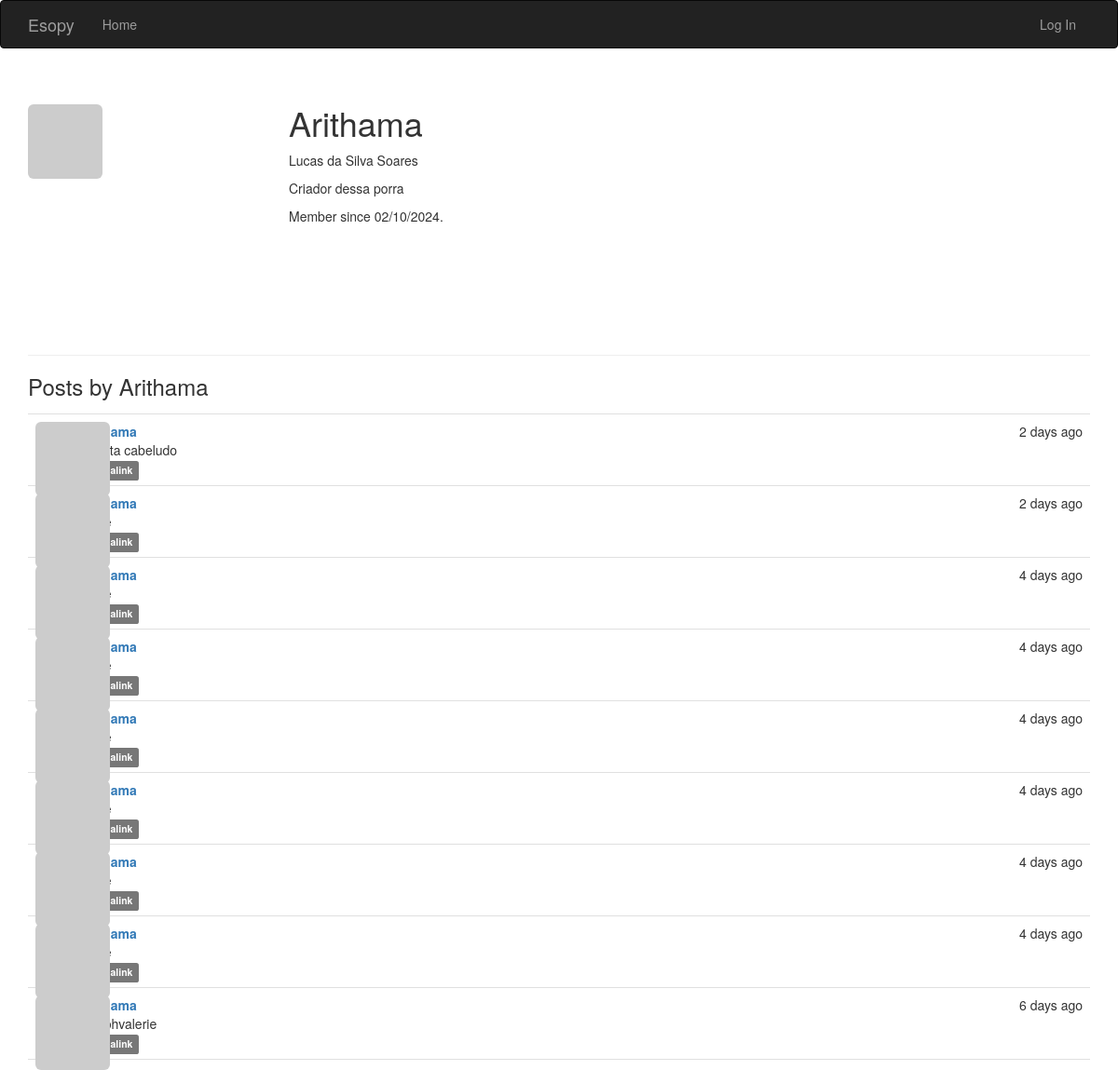
Screenshot of /user/Arithama with the database file from the repository.
### app/models.py (models this page shows, shortened)
class User(UserMixin, db.Model):
    __tablename__ = 'users'
    id = db.Column(db.Integer, primary_key=True)
    email = db.Column(db.String(64), unique=True, index=True)
    username = db.Column(db.String(64), unique=True, index=True)
    password_hash = db.Column(db.String(128))
    confirmed = db.Column(db.Boolean, default=False)
    is_admin = db.Column(db.Boolean, default=False)
    name = db.Column(db.String(64))
    about_me = db.Column(db.Text())
    member_since = db.Column(db.DateTime(), default=datetime.utcnow)
    avatar_hash = db.Column(db.String(32))
    posts = db.relationship('Post', backref='author', lazy='dynamic')
    @property
    def password(self):
        raise AttributeError('password is not a readable attribute')
    def gravatar(self, size=100):
        url = 'https://secure.gravatar.com/avatar'
        hash = hashlib.md5(self.email.lower().encode('utf-8')).hexdigest()
        return '{url}/{hash}?s={size}'.format(
            url=url, hash=hash, size=size)

class Post(db.Model):
    __tablename__ = 'posts'
    id = db.Column(db.Integer, primary_key=True)
    body = db.Column(db.Text)
    timestamp = db.Column(db.DateTime, index=True, default=datetime.utcnow)
    author_id = db.Column(db.Integer, db.ForeignKey('users.id'))
    title = db.Column(db.String(64))
    body_html = db.Column(db.Text)

### app/main/views.py (the view)
@main.route('/user/<username>')
def user(username):
    user = User.query.filter_by(username=username).first_or_404()
    posts = user.posts.order_by(Post.timestamp.desc()).all()
    return render_template('user.html', user=user, posts=posts)

### app/auth/views.py (called while the page is built)
@auth.before_app_request
def before_request():
    if current_user.is_authenticated \
    and not current_user.confirmed \
    and request.blueprint != 'auth' \
    and request.endpoint != 'static':
        return redirect(url_for('auth.unconfirmed'))

### app/templates/user.html (shortened to what this page needs)
{% extends "base.html" %}
{% block page_content %}
<div class="page-header">
    <img class="img-rounded profile-thumbnail" src="{{ user.gravatar(size=256) }}">
    <div class="profile-header">
        <h1>{{ user.username }}</h1>
        {% if user.name or user.location %}
        <p>
            {% if user.name %}{{ user.name }}{% endif %}
        </p>
        {% endif %}
        {% if user.about_me %}<p>{{ user.about_me }}</p>{% endif %}
        <p>Member since {{ moment(user.member_since).format('L') }}.</p>
    </div>
</div>
<h3>Posts by {{ user.username }}</h3>
{% include '_posts.html' %}
{% endblock %}

### app/templates/_posts.html (shortened to what this page needs)
<ul class="posts">
    {% for post in posts %}
    <li class="post">
        <div class="post-thumbnail">
            <a href="{{ url_for('.user', username=post.author.username) }}">
                <img class="img-rounded profile-thumbnail" src="{{ post.author.gravatar(size=40) }}">
            </a>
        </div>
        <div class="post-content">
            <div class="post-date">{{ moment(post.timestamp).fromNow() }}</div>
            <div class="post-author"><a href="{{ url_for('.user', username=post.author.username) }}">{{ post.author.username }}</a></div>
            <div class="post-body">
               {{ post.title }}
            </div>
            <div class="post-footer">
                <a href="{{ url_for('.post', id=post.id) }}">
                    <span class="label label-default">Permalink</span>
                </a>
            </div>
        </div>
    </li>
    {% endfor %}
</ul>

### app/static/styles.css (style rules this page uses)
.profile-thumbnail { position: absolute; }
.profile-header { min-height: 260px; margin-left: 280px; }
ul.posts { list-style-type: none; padding: 0px; margin: 16px 0px 0px 0px; border-top: 1px solid #e0e0e0; }
ul.posts li.post { padding: 8px; border-bottom: 1px solid #e0e0e0; }
div.post-date { float: right; }
div.post-author { font-weight: bold; }
div.post-thumbnail { position: absolute; }
div.post-content { margin-left: 48px; min-height: 48px; }

### rows the page displays
User: username "Arithama", name "Lucas da Silva Soares", about_me "Criador dessa porra", member_since "02/10/2024"
Post: timestamp "2 days ago", title "Buceta cabeludo"
Post: timestamp "2 days ago"
Post: timestamp "4 days ago"
Post: timestamp "4 days ago"
Post: timestamp "4 days ago"
Post: timestamp "4 days ago"
Post: timestamp "4 days ago"
Post: timestamp "4 days ago"
Post: timestamp "6 days ago", title "josephvalerie"
